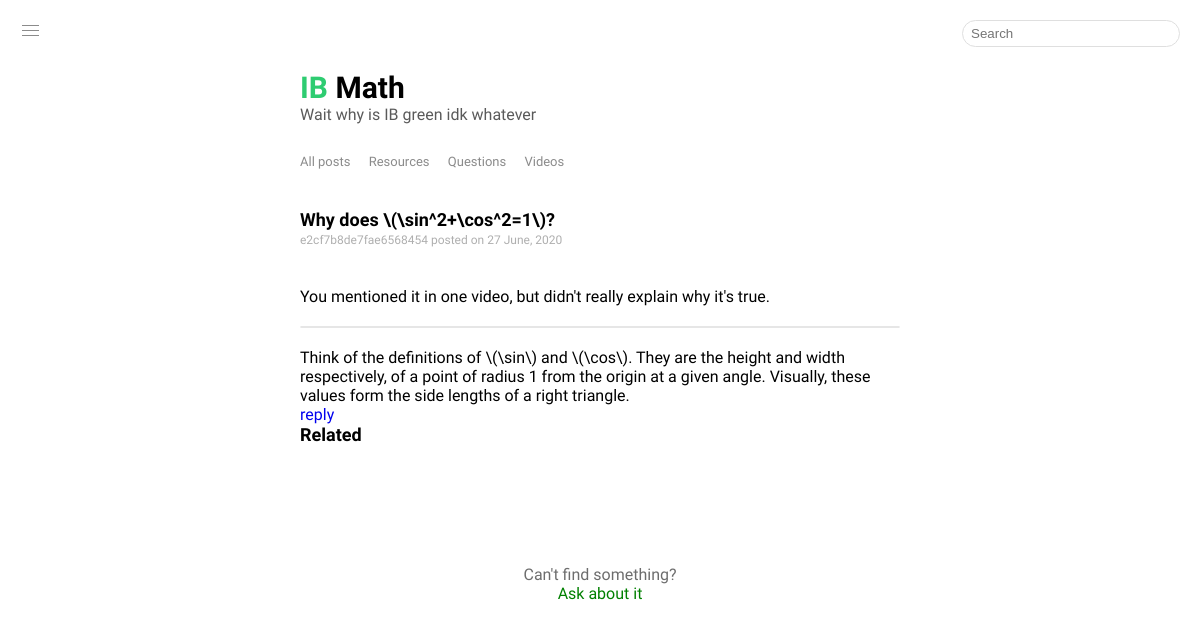
The page /page?id=12 on the database its author committed.
### tables this page shows
CREATE TABLE posts (id INTEGER PRIMARY KEY, type text, title text, url text, user_content text, user_update text, admin_content text, admin_update text, location text, parent_post_id text, poster text);

### main.py (the view)
@app.route('/page')
def page():
  if request.args.get('query'):
    return render_template('index.html', location = 'All', posts = search(request))
  item = select_query("id='" + request.args['id'] + "'")[0]
  if item[1] == 'video':
    return render_template('video_page.html', item = item, location = 'page', posts = get_responses(item[0]))
  elif item[1] == 'question':
    return render_template('question_page.html', item = item, location = 'page', posts = get_responses(item[0]))
  elif item[1] == 'resource':
    return redirect(item[3])

### db_init.py (called while the page is built)
def get_responses(id):
  with sq.connect('Posts.db') as c:
    return c.execute('SELECT * FROM Posts WHERE parent_post_id=' + str(id)).fetchall()[::-1]

def select_query(q):
  with sq.connect('Posts.db') as c:
    if q == '':
      return select_all()
    return c.execute('SELECT * FROM posts WHERE ' + q).fetchall()[::-1]

### main.py (called while the page is built)
@app.context_processor
def override_url_for():
  return dict(url_for = dated_url_for)

def dated_url_for(endpoint, **vals):
  if endpoint == 'static':
    filename = vals.get('filename', None)
    if filename:
      file_path = os.path.join(app.root_path, endpoint, filename)
      vals['q'] = int(os.stat(file_path).st_mtime)
  return url_for(endpoint, **vals)

### templates/question_page.html (shortened to what this page needs)
{% extends 'layout.html' %}
{% block content %}
  <div class = 'info' id = 'question-head'>
    <div class = 'page-title'>
      {{item[2]}}
    </div>
    <div class = 'info'>
      <span class = 'user'>{{item[-1]}}</span> posted on {{item[5]}}
    </div>
  </div>
  <div id = 'question-contents'>
    {{item[4]|safe}}
  </div>
  <hr id = 'horizontal-rule'>
  {% if item[-5] == '' %}
    <div id = 'no-answer'>
      Sorry, no answer yet. You can bookmark this page and check later.
    </div>
  {% else %}
    <div>
      {{item[-5]|safe}}
    </div>
  {% endif %}
  <a id = 'respond-button' href = '/ask?ref={{item[0]}}'>
    reply
  </a>
  <div class = 'page-title'>
    Related
  </div>
{% endblock %}

### static/style.css (style rules this page uses)
body { margin: 0; background-color: white; //filter: invert(1); }
.info { font-size: 12px; color: rgb(175, 175, 175); //color: rgb(150, 150, 150); margin: 3px 0 3px 0; }
a, a:hover, a:active, a:visited { text-decoration: none; }
.user { //color: rgb(130, 175, 132); //color:rgb(131, 204, 131); }
#question-head { margin-top: 40px; color: rgb(0, 0, 0); font-size: 13px; //margin-bottom: -10px; }
#question-contents { margin-top: 40px; }
#horizontal-rule { margin: 20px 0 20px 0; border: 0.5px solid rgb(230, 230, 230); border-radius: 5px; }
.page-title { font-weight: bold; font-size: 18px; //margin-bottom: 10px; }

### rows shown on the page
posts: title "Why does \\(\\sin^2+\\cos^2=1\\)?", poster "e2cf7b8de7fae6568454", user_update "27 June, 2020", user_content "You mentioned it in one video, but didn't really explain why it's true.", admin_content "Think of the definitions of \\(\\sin\\) and \\(\\cos\\). They are the height and width respectively, of a point of radius 1 from the origin at a given angle. Visually, these values form the side lengths of a right triangle."

### other values the page prints
{{ l }} "All posts" "Resources" "Questions" "Videos"
